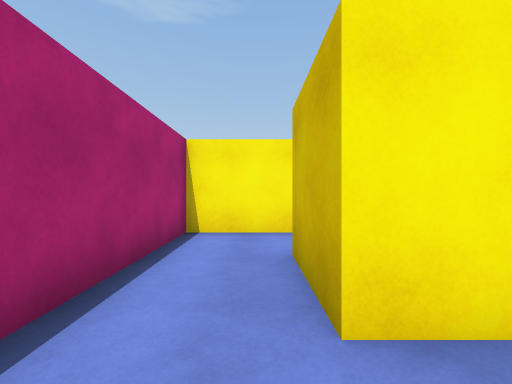
view 1 (above)

21 first-person views from a walk through a scene from a Unity 3-D project. The camera is 1.3 m above the floor, looks level and sees 90° across. The floor is counted in squares, 1.5 m on a side. Each view is taken from the middle of a square. On the plan, view 1 faces up. The plan holds only what a view shows up to about 10 squares ahead; the rest is blank. The player is left out.

view 2
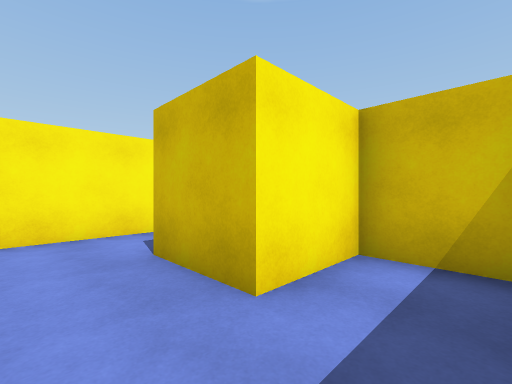

view 3
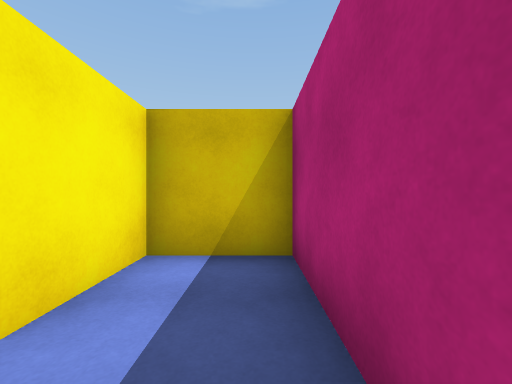

view 4
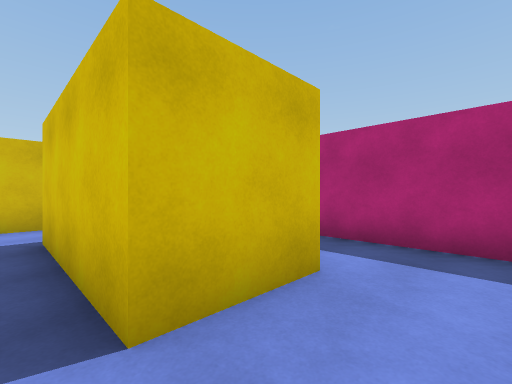

view 5
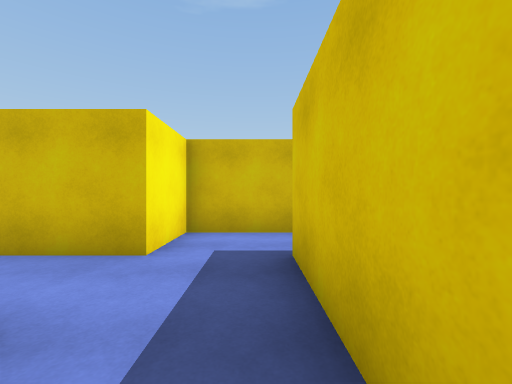

view 6
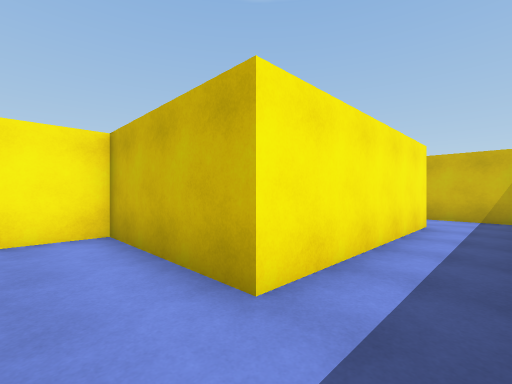

view 7
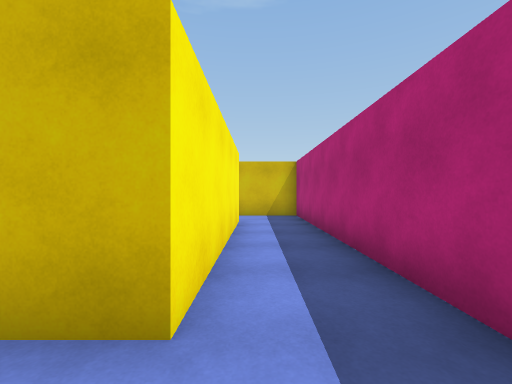

view 8
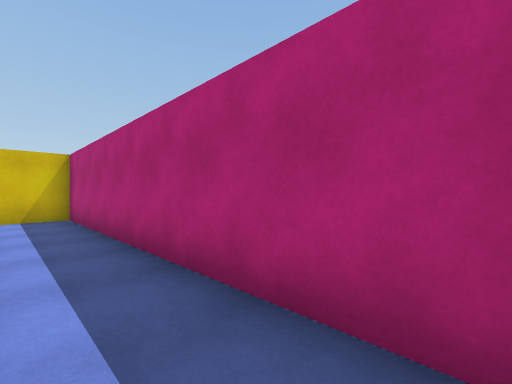

view 9
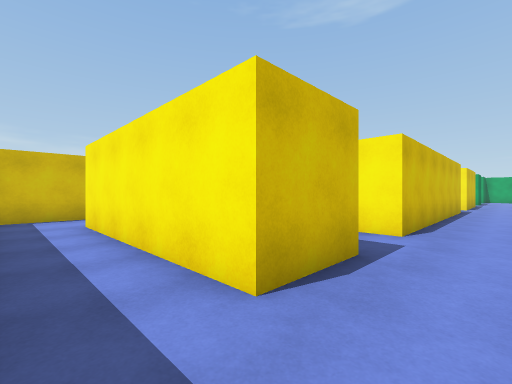

view 10
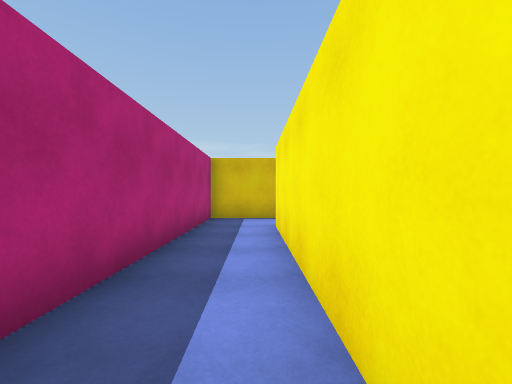

view 11
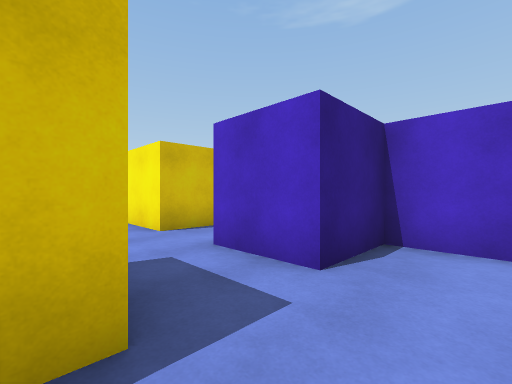

view 12
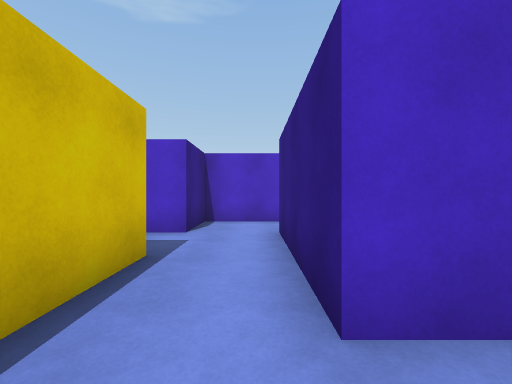

view 13
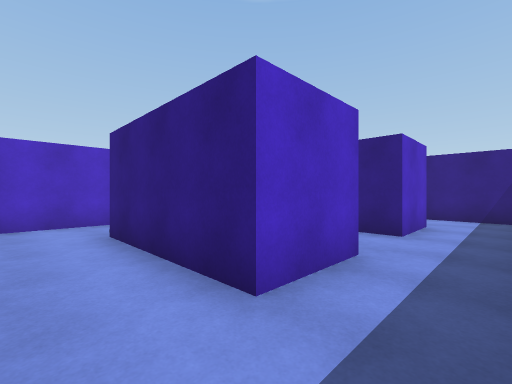

view 14
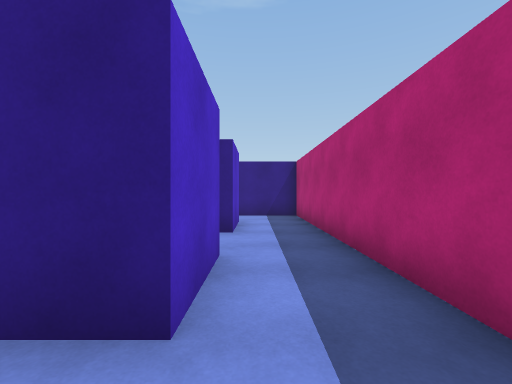

view 15
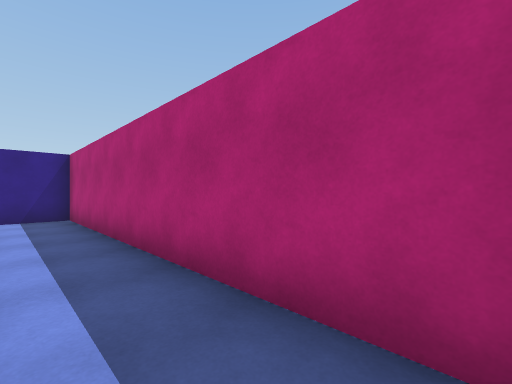

view 16
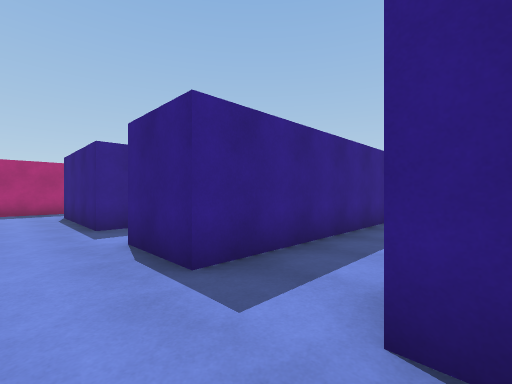

view 17
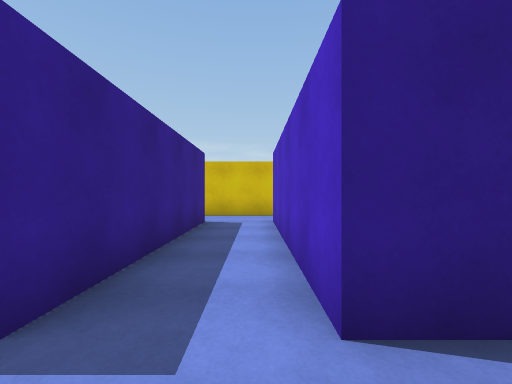

view 18
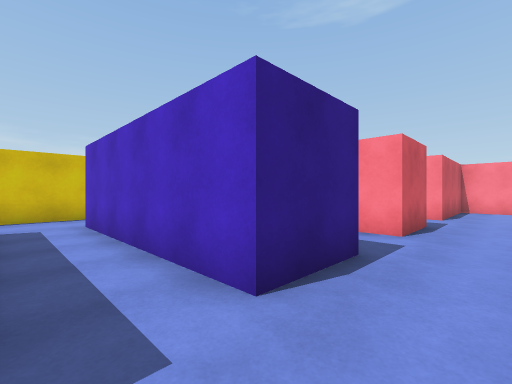

view 19
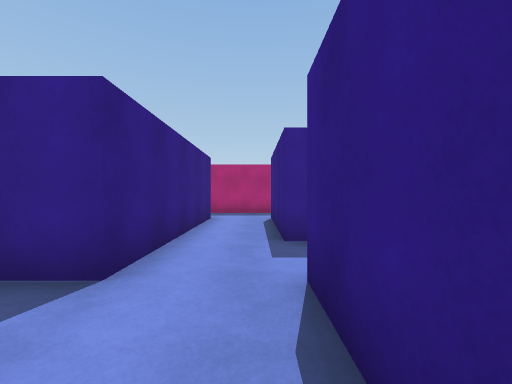

view 20
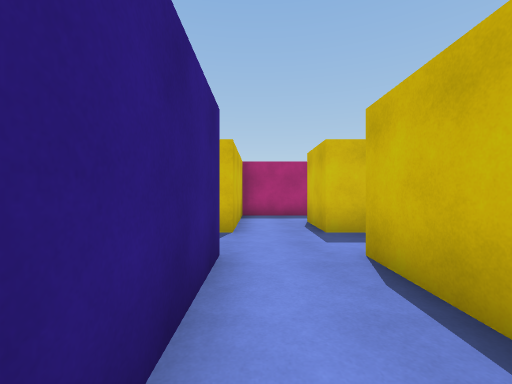

view 21
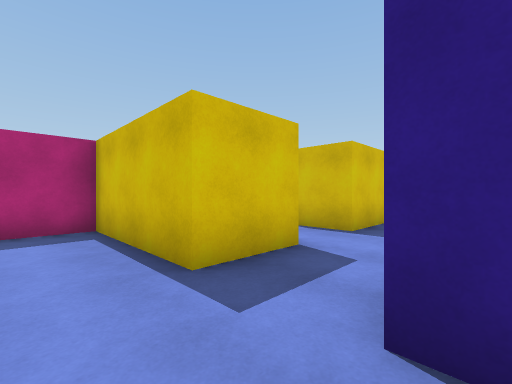

### Floor plan
Points are (right, up) in squares from view 1. A wall is a line through its corners. A room is listed if a view was taken in it or the views show most of it. See-through windows are left out.
Room 1 (views 1, 2, 3)
walls: (-1, -0.5) (2.5, -0.5) (2.5, 1.5) (0.5, 1.5)
ways out: opening at (-0.5, 2.5) to room 2
Room 2 (views 4, 5)
walls: (1.4, 5.5) (-1.5, 5.5) (-1.5, 1.5); (0.5, 1.5) (0.5, 3.5) (2.5, 3.5)
ways out: opening at (-0.5, 2.5) to room 1; opening at (1.5, 4.5) to room 8
Room 3 (views 6, 7, 8, 9, 10)
walls: (12.5, 1.5) (6.5, 1.5); (4.5, 2) (4.5, -0.5) (14.5, -0.5) (14.5, 1.5)
ways out: opening at (13.5, 2.5) to room 7; opening at (5.5, 2.5) to room 8
Room 4 (views 11, 21)
walls: (16.5, 3.5) (16.5, 1.5); (19.1, 7.5) (16.5, 7.5) (16.5, 5.5); (18.5, 1.5) (18.5, 5.5)
ways out: opening at (17.5, 2.5) to room 5; opening at (15.5, 4.5) to room 7; opening at (19.5, 6.5) to room 7
Room 5 (views 12, 13, 14, 15)
walls: (16.5, 1.5) (16.5, -0.5) (18.5, -0.5)
ways out: opening at (17.5, 2.5) to room 4; opening at (19.5, 0.5) to room 7
Room 6 (view 16)
walls: (12.5, 12.6) (12.5, 11.6); (20.5, 17.5) (20.5, 15.5) (19.6, 15.5); (20.5, 22.6) (20.5, 19.5) (20, 19.5); (22, 23.5) (21.4, 23.5); (20.5, 13.5) (20.5, 11.5)
ways out: opening at (13.5, 12.5) to room 7; opening at (21.5, 12.5) to room 7; opening at (19.5, 18.5)
Room 7 (views 17, 18, 19, 20)
walls: (19.8, 5.5) (20.5, 5.5) (20.5, 1.5) (18.5, 1.5); (16.5, 5.5) (14.5, 5.5) (14.5, 8.5); (14.5, 9.5) (20.5, 9.5) (20.5, 7.5); (20.5, 11.5) (14.5, 11.5); (14.5, 1.5) (14.5, 3.5) (16.5, 3.5); (18.5, -0.5) (24.5, -0.5); (24.5, 1.5) (22.5, 1.5) (22.5, 7.5) (23.5, 7.5); (12.5, 11.6) (12.5, 5.5) (10.5, 5.5); (10.5, 3.5) (12.5, 3.5) (12.5, 1.5)
ways out: opening at (13.5, 2.5) to room 3; opening at (15.5, 4.5) to room 4; opening at (19.5, 6.5) to room 4; opening at (19.5, 0.5) to room 5; opening at (13.5, 12.5) to room 6; opening at (21.5, 12.5) to room 6; opening at (23.5, 0.5) to room 9; opening at (11.5, 4.5); opening at (23.5, 8.5)
Room 8 (no view inside)
walls: (2.5, 3.5) (4.5, 3.5); (6.5, 1.5) (6.5, 5.5) (4.5, 5.5)
ways out: opening at (1.5, 4.5) to room 2; opening at (5.5, 2.5) to room 3; opening at (3.5, 6.5)
Room 9 (no view inside)
walls: (24.5, -0.5) (26.5, -0.5) (26.5, 2)
ways out: opening at (23.5, 0.5) to room 7; opening at (25.5, 2.5)

Where each view was taken, in squares from view 1:
view 1: 0 up, 0 right, facing up
view 2: 0 up, 1 left, facing up-right
view 3: 0 up, 1 left, facing right
view 4: 4 up, 1 left, facing down-right
view 5: 4 up, 1 right, facing right
view 6: 0 up, 5 right, facing up-right
view 7: 1 up, 5 right, facing right
view 8: 1 up, 5 right, facing down-right
view 9: 0 up, 14 right, facing up-left
view 10: 1 up, 13 right, facing left
view 11: 3 up, 18 right, facing up-left
view 12: 0 up, 18 right, facing up
view 13: 0 up, 17 right, facing up-right
view 14: 1 up, 17 right, facing right
view 15: 1 up, 17 right, facing down-right
view 16: 12 up, 22 right, facing down-left
view 17: 11 up, 22 right, facing left
view 18: 10 up, 22 right, facing up-left
view 19: 10 up, 21 right, facing down
view 20: 9 up, 14 right, facing down
view 21: 6 up, 18 right, facing down-left
